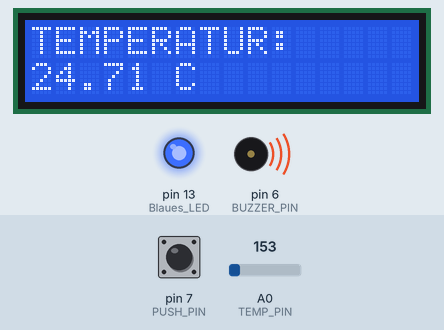
Simulated run of this sketch. Board: Arduino Uno, built with avr-gcc and run on an emulated ATmega328P. Parts: 16×2 character LCD, output pins drawn as LEDs (lit = HIGH), buzzer (waves = sounding). The inputs (shaded band) are chosen by the test bench; at power-on: pin 7 (PUSH_PIN) LOW, A0 (TEMP_PIN) = 153. What the sketch prints to the serial monitor is not drawn.

Above: at 9.2 s.
9.3 s: pin 7 (PUSH_PIN) pulled HIGH for 0.3 s
At 10.5 s:
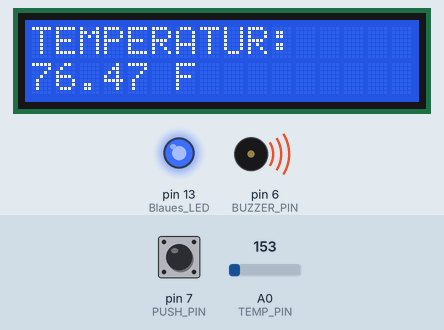
11.5 s: A0 (TEMP_PIN) set to 165
At 12.7 s:
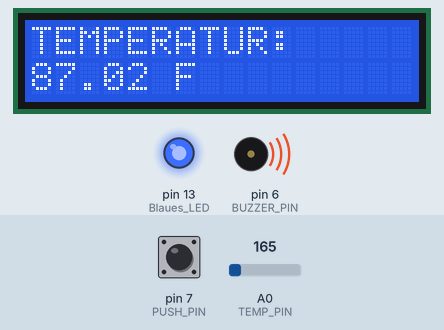
13.0 s: pin 7 (PUSH_PIN) pulled HIGH for 1 s
At 13.8 s:
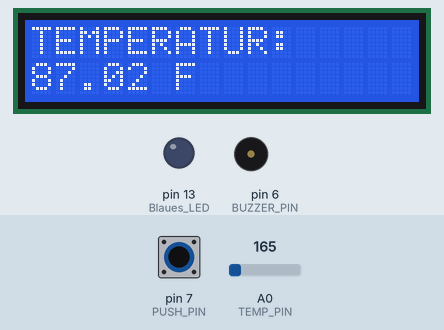
15.5 s: A0 (TEMP_PIN) set to 175
At 16.5 s:
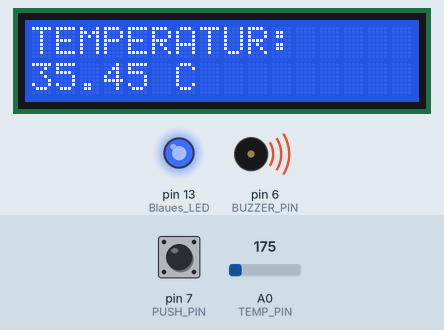
17.1 s: A0 (TEMP_PIN) set to 191
At 17.8 s:
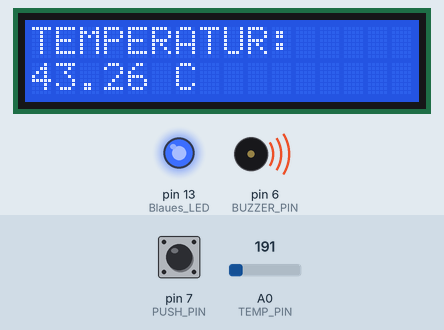
Timing chart, 0 to 19.6 s (numbered marks = the images above; inputs shaded):
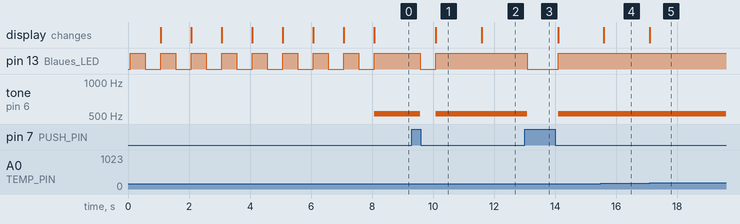

Measured:
- after the input at 9.3 s, pin 13 (Blaues_LED): HIGH → LOW after 0.28 s, → HIGH 0.50 s later; tone on pin 6 (BUZZER_PIN): 523 Hz → silent after 0.28 s, → 523 Hz 0.50 s later; the display: changes after 0.78 s (image 1)
- after the input at 11.5 s, the display: changes after 0.09 s (image 2)
- after the input at 13.0 s, pin 13 (Blaues_LED): HIGH → LOW after 0.09 s, → HIGH 1.0 s later; tone on pin 6 (BUZZER_PIN): 523 Hz → silent after 0.09 s, → 523 Hz 1.0 s later
- after the input at 15.5 s, the display: changes after 0.10 s (image 4)
- after the input at 17.1 s, the display: changes at once (image 5)
- by itself, pin 13 (Blaues_LED): alternates HIGH for 0.50 s and LOW for 0.50 s, 16 changes in all, then stays HIGH

The sketch:

thermometer.ino
```cpp
// Daniel Krall 11742259
// Abgabe
// Code fuer Aufgabe 4b

/*********************************************************************************************************************************************/

// LCD DISPLAY
#include <LiquidCrystal.h>
LiquidCrystal lcd(12, 11, 5, 4, 3, 2);

// TEMPERATUR SENSOR
const int TEMP_PIN = A0;
float degC, degF;

// RBG LED
const int RED_PIN = 8;
const int GREEN_PIN = 9;
const int BLUE_PIN = 10;

// PUSH BUTTON
const int PUSH_PIN = 7;
byte lastPushState = LOW;
byte tempState = LOW;
unsigned long debounce = 20;
unsigned long lastChange = 0;
int displayState = 0;

// BUZZER
const int BUZZER_PIN = 6;
const int FREQ = 523;

/*********************************************************************************************************************************************/

void setup() {
  Serial.begin(9600);
  pinMode(13, OUTPUT);          // Blaues LED
  pinMode(PUSH_PIN, INPUT);     // Push Button
  pinMode(BUZZER_PIN, OUTPUT);  // Buzzer
  lcd.begin(16, 2);
  lcd.clear();

  // MESSUNG
  // "Messung..." + blaues LED
  showMessage();
  showMessage();

  lcd.print("TEMPERATUR:");
}

void loop() {
  getTemp();
  ledColour();

  // DISPLAY celsius ODER FAHRENHEIT
  tempCorF();
  makeSound();

  delay(500);
}


/*********************************************************************************************************************************************/

// CELSIUS ODER FAHRENHEIT
void tempCorF() {
  if (millis() - lastChange > debounce) {
    byte pushState = digitalRead(PUSH_PIN);
    if (pushState != lastPushState) {
      lastChange = millis();
      lastPushState = pushState;
      if (pushState == LOW)
        tempState = (tempState == HIGH) ? LOW: HIGH;
    }
  }

  if (tempState == LOW)
    celsius();
  else
    fahrenheit();
}

// DISPLAY celsius
void celsius() {
  lcd.setCursor(0, 1);
  lcd.print(degC);
  lcd.setCursor(6, 1);
  lcd.print("C");
}

// DISPLAY FAHRENHEIT
void fahrenheit() {
  lcd.setCursor(0, 1);
  lcd.print(degF);
  lcd.setCursor(6, 1);
  lcd.print("F");
}

// GET TEMPERATURE
void getTemp() {
  float voltage = (analogRead(TEMP_PIN) * 0.004882814);
  degC = (voltage - 0.5) * 100.0;       // Umrechnung von Voltage auf Celsius
  degF = degC * (9.0 / 5.0) + 32.0;     // Umrechnung von celsius auf Fahrenheit
}

// MESSUNG TEXT
void showMessage() {
  lcd.print("Messung");
  flash();
  delay(500);
  lcd.print(".");
  flash();
  delay(500);
  lcd.print(".");
  flash();
  delay(500);
  lcd.print(".");
  flash();
  delay(500);
  lcd.clear();
  lcd.setCursor(0, 0);
}

// BLINKENDES LED
void flash() {
  digitalWrite(13, HIGH);
  delay(500);
  digitalWrite(13, LOW);
}

// LED FARBE
void ledColour() {
  if (degC < 0.0) {                          // LED WEISS BEI UNTER 0 GRAD celsius
    digitalWrite(RED_PIN, HIGH);
    digitalWrite(GREEN_PIN, HIGH);
    digitalWrite(BLUE_PIN, HIGH);
    // Serial.print("weiss ");
  }
  else if (degC >= 0.0 && degC < 10.0) {    // LED BLAU ZWISCHEN 0 UND 10 GRAD
    digitalWrite(RED_PIN, LOW);
    digitalWrite(GREEN_PIN, LOW);
    digitalWrite(BLUE_PIN, HIGH);
    // Serial.print("blau ");
  }
  else if (degC >= 10.0 && degC < 20.0) {   // LED GRUEN ZWISCHEN 10 UND 20 GRAD
    digitalWrite(RED_PIN, LOW);
    digitalWrite(GREEN_PIN, HIGH);
    digitalWrite(BLUE_PIN, LOW);
    // Serial.print("gruen ");
  }
  else if (degC >= 20.0 && degC < 30.0) {   // LED GELB ZWISCHEN 20 UND 30 GRAD
    digitalWrite(RED_PIN, HIGH);
    digitalWrite(GREEN_PIN, HIGH);
    digitalWrite(BLUE_PIN, LOW);
    // Serial.print("gelb ");
  }
  else {                                      // LED ROT BEI UEBER 30 GRAD
    digitalWrite(RED_PIN, HIGH);
    digitalWrite(GREEN_PIN, LOW);
    digitalWrite(BLUE_PIN, LOW);
    // Serial.print("rot ");
  }
}

// BUZZER SOUND
void makeSound() {
  int buttonState = digitalRead(PUSH_PIN);

  if (buttonState == LOW) {
    digitalWrite(13, HIGH);
    tone(BUZZER_PIN, FREQ);
    Serial.print("ton! / ");
  }
  else {
    digitalWrite(13, LOW);
    noTone(BUZZER_PIN);
    Serial.print("ton aus!   ");
  }
}
```
